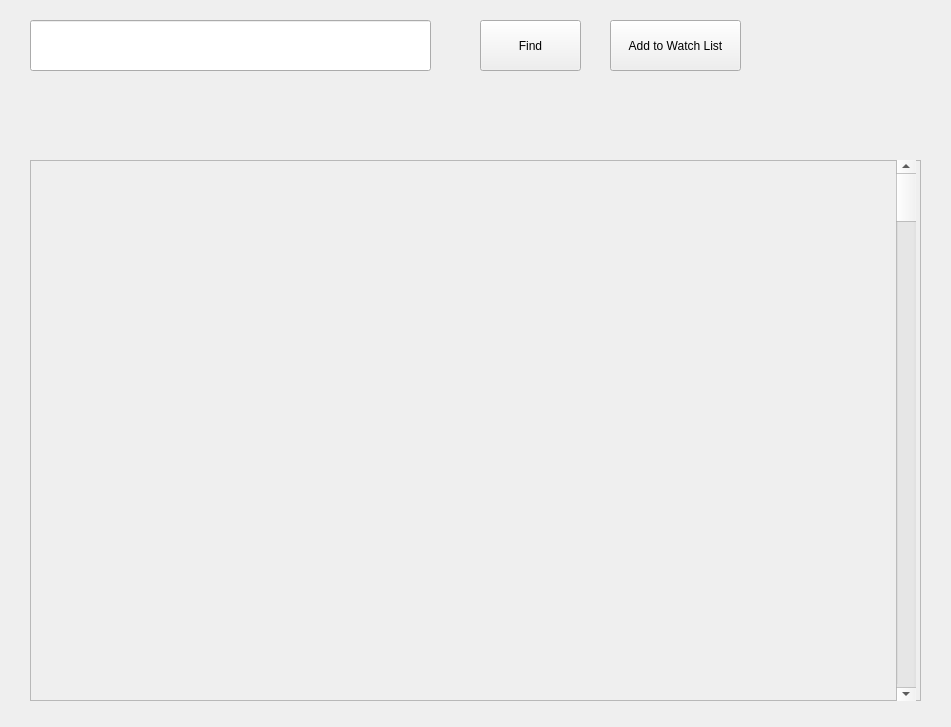
<?xml version="1.0" encoding="UTF-8"?>
<ui version="4.0">
 <class>Form</class>
 <widget class="QWidget" name="Form">
  <property name="geometry">
   <rect>
    <x>0</x>
    <y>0</y>
    <width>951</width>
    <height>727</height>
   </rect>
  </property>
  <property name="windowTitle">
   <string>Form</string>
  </property>
  <widget class="QPushButton" name="FindBut">
   <property name="geometry">
    <rect>
     <x>480</x>
     <y>20</y>
     <width>101</width>
     <height>51</height>
    </rect>
   </property>
   <property name="text">
    <string>Find</string>
   </property>
  </widget>
  <widget class="QLineEdit" name="Find">
   <property name="geometry">
    <rect>
     <x>30</x>
     <y>20</y>
     <width>401</width>
     <height>51</height>
    </rect>
   </property>
  </widget>
  <widget class="QFrame" name="frame">
   <property name="geometry">
    <rect>
     <x>30</x>
     <y>160</y>
     <width>891</width>
     <height>541</height>
    </rect>
   </property>
   <property name="frameShape">
    <enum>QFrame::StyledPanel</enum>
   </property>
   <property name="frameShadow">
    <enum>QFrame::Raised</enum>
   </property>
   <widget class="QScrollBar" name="verticalScrollBar">
    <property name="geometry">
     <rect>
      <x>866</x>
      <y>0</y>
      <width>20</width>
      <height>541</height>
     </rect>
    </property>
    <property name="orientation">
     <enum>Qt::Vertical</enum>
    </property>
   </widget>
  </widget>
  <widget class="QPushButton" name="AddBut">
   <property name="geometry">
    <rect>
     <x>610</x>
     <y>20</y>
     <width>131</width>
     <height>51</height>
    </rect>
   </property>
   <property name="text">
    <string>Add to Watch List</string>
   </property>
  </widget>
 </widget>
 <resources/>
 <connections/>
</ui>
